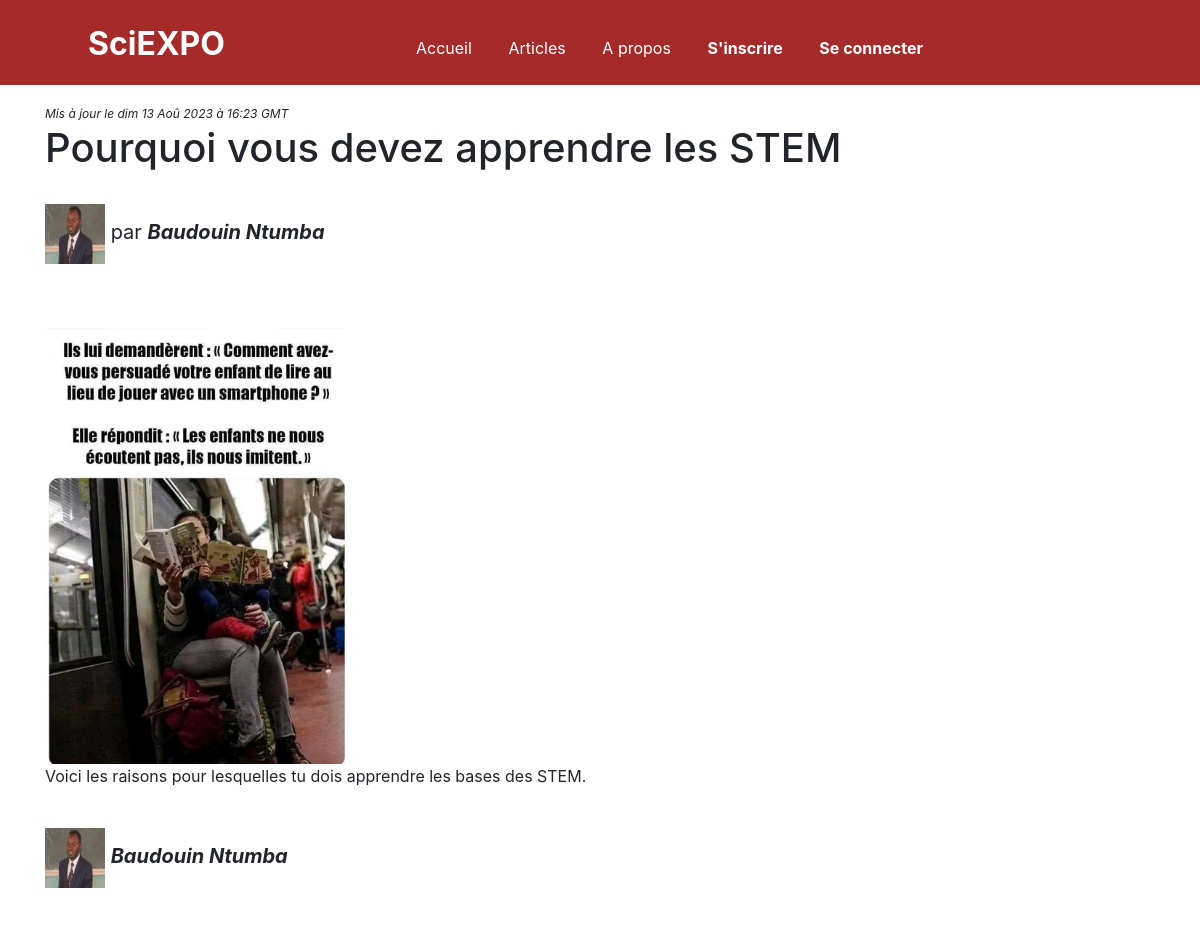
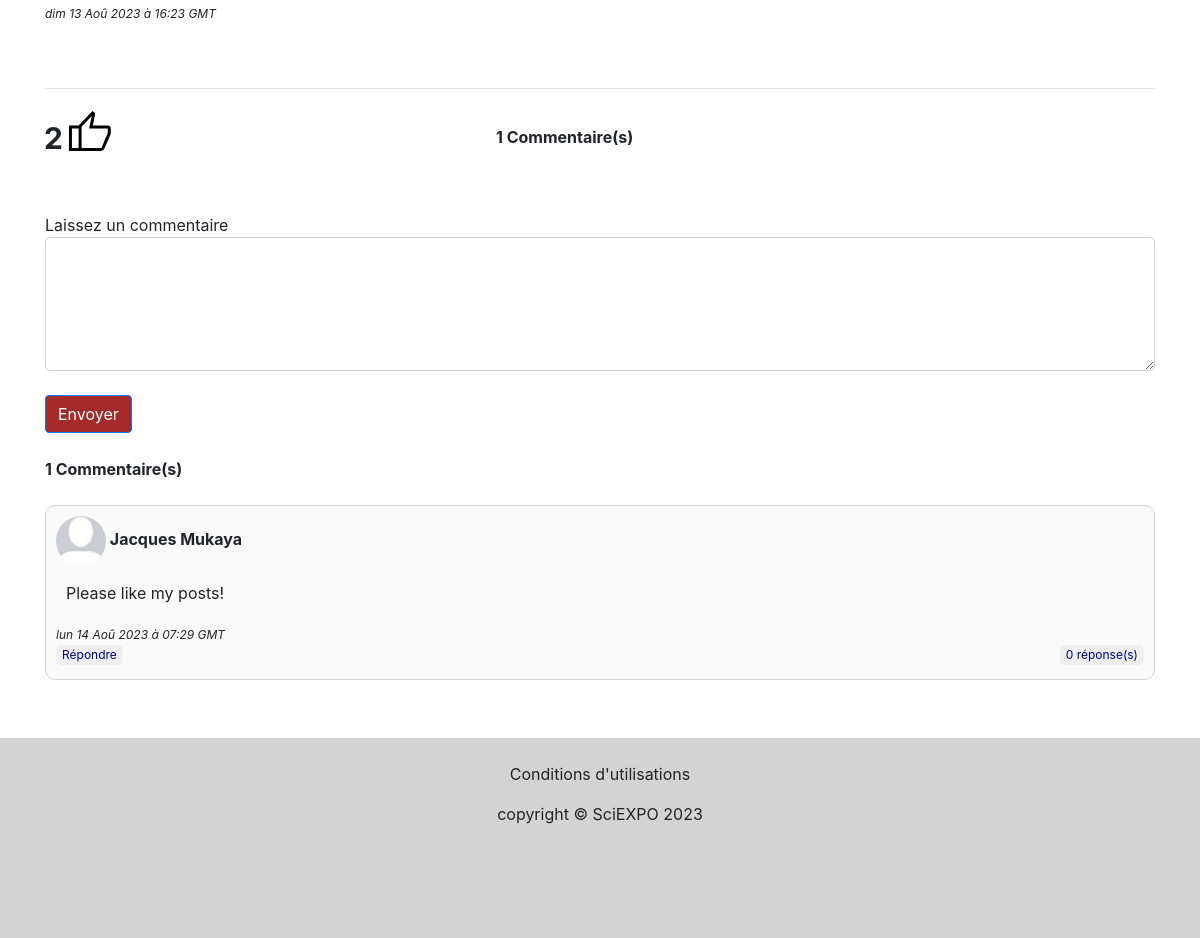
Page /articles/pourquoi-vous-devez-apprendre-les-stem on the committed database (2 pictures, top to bottom).
### articles/models.py (models this page shows, shortened)
class Article(models.Model):
    title = models.CharField(max_length=100)
    excerpt = models.TextField(blank=True, max_length=500, null=True)
    categorie = models.ForeignKey(Categorie, on_delete=models.SET_NULL, null=True)
    slug = models.SlugField(max_length=255, unique=True, blank=True)
    author = models.ForeignKey(User, on_delete=models.CASCADE, null=True, blank=True)
    updated_on = models.DateTimeField(auto_now=True)
    content = RichTextField(blank=True, null=True)
    photo = models.ImageField(upload_to='images', default='images/default_img/carrefour.jpg', null=True)
    pub_date = models.DateTimeField(auto_now_add=True, null=True)
    published = models.BooleanField(default=False)
    likes = models.ManyToManyField(User, related_name="liker")

class Comment(models.Model):
    writer = models.ForeignKey(User, on_delete=models.CASCADE, null=False)
    comment_content = models.TextField(blank=True, verbose_name='Commentaire')
    commented_article = models.ForeignKey(Article, on_delete=models.CASCADE, null=True)
    post_date = models.DateTimeField(auto_now_add=True, null=True)
    parent = models.ForeignKey('self', on_delete=models.CASCADE, blank=True, null=True)
    @property
    def replies(self):
        return Comment.objects.filter(parent=self)
    class Meta:
        verbose_name = "Commentaire"

### main/models.py (models this page shows)
class Inscrit(AbstractUser):
    class FunctionInSchool(models.TextChoices):
        ELEVE = 'Eleve', _('Elève')
        PROFESSOR = 'Professeur', _('Professeur')
        DIRECTEUR = 'Directeur', _('Directeur')
        PREFET = 'Prefet', _('Préfet')
        SECRETAIRE = 'Secretaire', _('Secretaire')
        ANCIEN_ELEVE = 'Ancien_eleve', _('Ancien élève')
        DEFAULT = '-', _('-')
    function_in_school = models.CharField(
        max_length=40,
        choices=FunctionInSchool.choices,
        default=FunctionInSchool.DEFAULT,
        verbose_name='Statut'
    )
    school_name = models.ForeignKey(Ecole, on_delete=models.SET_NULL, null=True)
    current_city = models.CharField(max_length=20, null=True, verbose_name="Ville ou territoire actuel(le)")
    birth_date = models.DateField(null=True, verbose_name="Date de naissance")
    about = models.TextField(null=True, blank=True, verbose_name="A propos de vous")
    photo = models.ImageField(upload_to = 'photos', default='photos/default.jpg')
    cover_image = models.ImageField(upload_to = 'images',
                                    default='images/default_img/cover_default.jpg',
                                   verbose_name="Image de couverture")

### articles/views.py (the view)
# urls.py: path('articles/<str:slug>', views.article_details_view, name='article-details'),
def article_details_view(request, slug):
    try:
    	article = Article.objects.get(slug=slug)
    except:
    	return redirect('/articles/')
    comments_number = Comment.objects.filter(commented_article=article).count()
    parents = (Comment.objects.filter(commented_article=article, parent=None)).order_by('-post_date')
    return render(request, 'articles/details.html', {'article':article, 'comments':parents, 'comments_number':comments_number})

### articles/templates/articles/details.html (shortened to what this page needs)
{% extends 'base_template.html'%}
{% load static %}
{% block content %}
<section class="container">
    {% if article %}
    <div class="article-details">
        {% autoescape off %}
        <div>
            <span class="date">Mis à jour le {{ article.updated_on|date:"D d M Y" }} à {{ article.updated_on|time:"H:i" }} GMT </span><br>
            <h1>{{ article.title }}</h1><br>
            <p class="author">
                <a href="{% url 'user-profile' article.author.username %}">
                    <img class="author-image" src="{{ article.author.photo.url }}"/> par  <i><b>{{ article.author.first_name }} {{ article.author.last_name }} </b> </i>
                </a>
            </p>
            <br>
            <br>
            <img class="image" src="{{ article.photo.url }}" alt="image" />
            <div>
                {{ article.content }}
            </div> <br>
            <p class="author">
                <a href="{% url 'user-profile' article.author.username %}">
                    <img class="author-image" src="{{ article.author.photo.url }}"/>  <i><b>{{ article.author.first_name }} {{ article.author.last_name }} </b> </i>
                </a>
            </p>
            <br>
            <span class="date">
                {{ article.pub_date|date:"D d M Y" }} à {{ article.pub_date|time:"H:i" }} GMT
            </span><br><br>
        </div>
        <br>
        <hr>
        <div class="likes-comments-icons row">
            <div class="likes p-1 col-3">
                <div class="likes-count">
                    {{ article.likes.count }}
                </div>
                <a href="{% url 'like-article' article.slug %}">
                    <img src="{% static 'main/icons/thumb_up.svg' %}" />
                </a>
            </div>
            <div class="comments-icon col-8">
                <b>{% if comments %} {{ comments_number }} {% else %}0{% endif %} Commentaire(s)</b>
            </div>
        </div>
        <br><br>
        Laissez un commentaire
        <form action="{% url 'comment' %}" method="POST">
            <div class="w-100">
                <textarea class="form-control" name="comment" cols="25" rows="5" required ></textarea> <br>
                <button class="btn btn-primary" type="submit">Envoyer</button> <br>
            </div>
        </form>
        <div>
            <br>
            <b>{% if comments %} {{ comments_number }} {% else %}0{% endif %} Commentaire(s)</b><br><br>
            {% for comment in comments %}
            <div class="comment-div">
                <a href="{% url 'user-profile' comment.writer.username %}">
                    <b><img class="user-image" src="{{ comment.writer.photo.url }}"/>
                        <span class="comment-prenom">{{comment.writer.first_name}} {{ comment.writer.last_name }}</span>
                    </b>
                </a><br>
                <div class="comment-content">
                    <p>
                        {{ comment.comment_content }}
                    </p>
                </div>
                <span class="date">{{ comment.post_date|date:"D d M Y" }} à {{ comment.post_date|time:"H:i" }} GMT </span><br>
                <a href="{% url 'reply' comment.id %}">
                    <button class="reply-btn"> Répondre </button>
                </a>
                <button class="replies-btn">
                    <a href="{% url 'comment-replies' comment.id %}"> {{ comment.replies.count }} réponse(s)</a>
                </button>
                <br>
            </div>
            <br>
            {% endfor %}
        </div>
        <br>
        {% endautoescape %}
    </div>
    {% endif %}
</section>
{% endblock %}

### main/static/main/main.css (style rules this page uses)
body { margin: 0px; }
a { color: inherit; }
.btn-primary { background-color: brown; }
section { margin-bottom: 10px; min-height: 400px; }
.user-image { width: 50px; height: 50px; border-radius: 50%; }
@media screen and (min-width: 900px) { section { margin-left: 40px; } }

### articles/static/articles/styles.css (style rules this page uses)
.date { font-style:italic; font-size:12px; font-weight:200px; }
.article-details .image { width:100%; }
.article-details .author-image { width:60px; height:60px; }
.comment-div { background: rgb(250, 250, 250); border:1px solid lightgray; border-radius:10px; padding: 10px; }
.comment-div .comment-content { padding-top:15px; padding-left:10px; }
.comment-div .reply-btn, .comment-div .replies-btn { color: darkblue; border-radius: 5px; border: 0px solid lightgray; font-size:12px; }
.comment-div .reply-btn a, .comment-div .replies-btn a { text-decoration: none; }
.comment-div .reply-btn { float:left; }
.comment-div .replies-btn { float:right; }
.article-details .author a { text-decoration:none; font-size:20px; }
.likes-comments-icons { display:flex; }
.likes { display:flex; font-weight:bold; border:0px solid white; margin-left:10px; }
.comments-icon { margin-top:10px; padding-top:10px; padding-left:15%; }
.likes a { text-decoration:none; }
.likes .likes-count { margin-top:7px; font-size:30px; margin-right:2px; }
@media screen and (min-width:900px) { .article-details .image { width: 300px; } }

### rows in the picture
Article: updated_on "dim 13 Aoû 2023", updated_on "16:23", title "Pourquoi vous devez apprendre les STEM", author.photo (picture), author.first_name "Baudouin", author.last_name "Ntumba", photo (picture), content "Voici les raisons pour lesquelles tu dois apprendre les bases des STEM.", pub_date "dim 13 Aoû 2023", pub_date "16:23", likes.count "2"
Comment: writer.photo (placeholder picture), writer.first_name "Jacques", writer.last_name "Mukaya", comment_content "Please like my posts!", post_date "lun 14 Aoû 2023", post_date "07:29", replies.count "0"

### other values in the picture
{{ comments_number }} "1"
